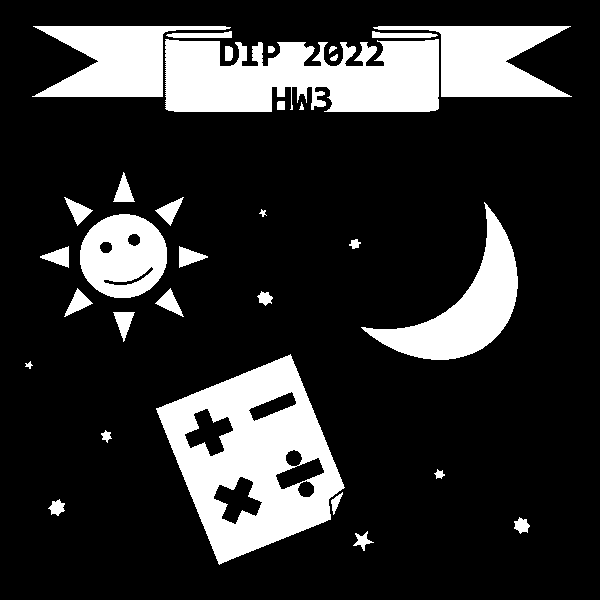
#> input picture hw3/hw3_sample_images/sample1.png, 600 x 600 px
$ python problem1.py
#> lines starting #> are read from the running program, lines starting #| are printed output that depends on the picture; after the words box and inside, x2 and y2 are one past the last pixel; in counts of white or black regions, pixels touching at a corner belong together
from PIL import Image
import cv2
import numpy as np
import matplotlib.pyplot as plt

path = "hw3_sample_images/"

def part_a():
    img = np.array(Image.open(path+"sample1.png").convert("L"))
#> img: shape (600, 600); 19.1% white; 32 white regions, largest, box (x1, y1, x2, y2) and area: (156, 354, 345, 565) 19993, (165, 39, 439, 112) 16195, (361, 202, 518, 360) 7937
    binary_img = np.where(img==255, 1, 0)
    # Erosion
    eroded_img = np.zeros(shape=img.shape)
    mask = np.array([
        [1,1,1],
        [1,1,1],
        [1,1,1]
    ])

    for i in range(1, img.shape[0]-1):
        for j in range(1, img.shape[1]-1):
            window = binary_img[i-1:i+2, j-1:j+2]

            if (window==mask).all():
                eroded_img[i,j] = 255
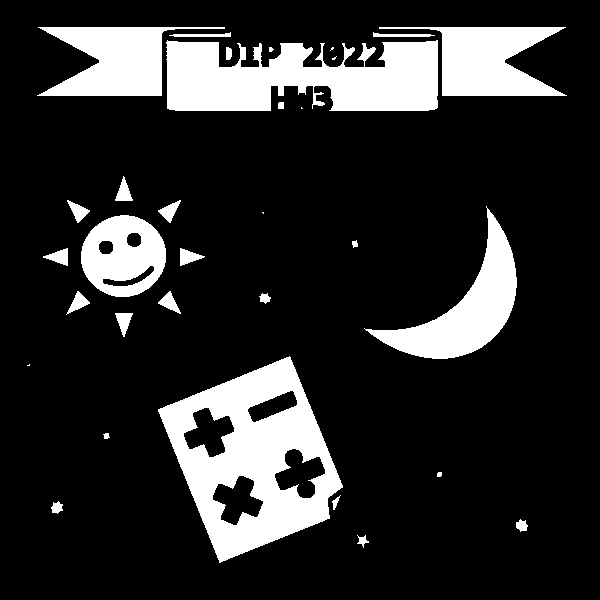
#> eroded_img: shape (600, 600) float64; 17% white; 32 white regions (6 under 20 px), largest, box (x1, y1, x2, y2) and area: (158, 356, 343, 563) 18292, (166, 40, 438, 111) 14667, (364, 206, 517, 359) 7305

    # Boundary Extraction
    extracted_img = np.zeros(shape=img.shape)

    # for i in range(img.shape[0]):
    #     for j in range(img.shape[1]):
    #         extracted_img[i,j] = img[i,j] - eroded_img[i,j]
    extracted_img = img - eroded_img
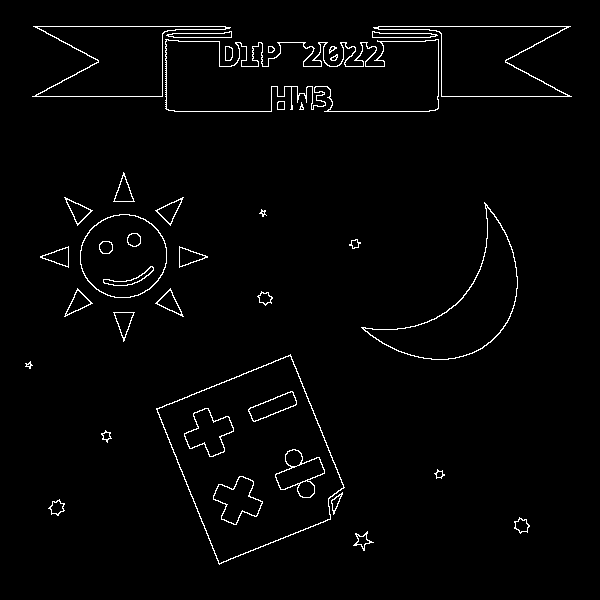
#> extracted_img: shape (600, 600) float64; 2.1% white in thin lines or dots, all inside (x1, y1, x2, y2) = (25, 26, 572, 565)

    result = Image.fromarray(extracted_img).convert("L")
    result.save("result1.png")

def part_b():
    # The Smiley Face boundaries:
    # [[93, 230], [153, 285]]

    # Banner boundaries:
    # [[179, 42], [429, 112]]

    # Math signs boundaries: (Plus, Minus, Times, Divide)
    # [[179, 407], [238, 456], [241, 390], [300, 421], [204, 474], [266, 524], [262, 452], [335, 501]]
    img = np.array(Image.open(path+"sample1.png").convert("L"))
    binary_img = np.where(img==255, 1, 0)
    inverted_img = np.where(binary_img==1, 0, 1)

    mask = np.array([
        [0,1,0],
        [1,1,1],
        [0,1,0]
    ])

    G = np.zeros(shape=img.shape)
    dilated_img = np.zeros(shape=img.shape)

    x1,x2,y1,y2 = 0,0,0,0
    coordinates = [[93, 230], [153, 285], [179, 42], [429, 112], [179, 407], [238, 456], [241, 390], [300, 421], [204, 474], [266, 524], [262, 450], [328, 501]]
    for n in range(0,len(coordinates),2):
        x1,x2 = coordinates[n][1], coordinates[n+1][1]
        y1,y2 = coordinates[n][0], coordinates[n+1][0]
        for i in range(x1,x2):
            for j in range(y1,y2):

                if binary_img[i,j]==1:
                    continue

                if G[i,j] == 1:
                    continue
                G[i,j] = 1
                # Dilation
                for x in range(x1,x2):
                    for y in range(y1,y2):
                        window = np.array(G[x-1:x+2, y-1:y+2])

                        if np.sum(window*mask) >= 1:
                            dilated_img[i,j] = 1

                G = dilated_img * inverted_img
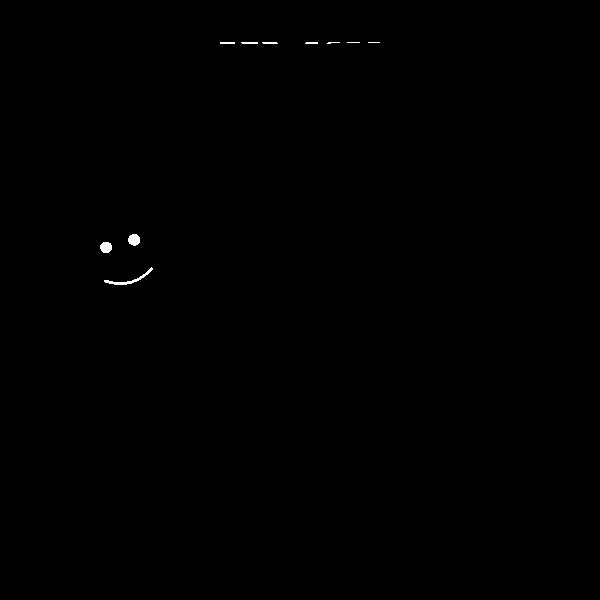
#> G: shape (600, 600) float64; values 0 (black) and 1 (white), 0.15% white; 10 white regions (3 under 20 px), largest, box (x1, y1, x2, y2) and area: (104, 267, 153, 285) 151, (128, 234, 140, 246) 113, (100, 242, 112, 253) 108

    G = np.where(G==1, 255, 0)

    hole_filled = G + img
    result = Image.fromarray(hole_filled.astype(np.uint8))
    result.save("result2.png")


# [150 lines left out: functions part_c, part_d, not called in this run]


part_a()
#> (the run stopped early here; a loop or call above may not have finished)
